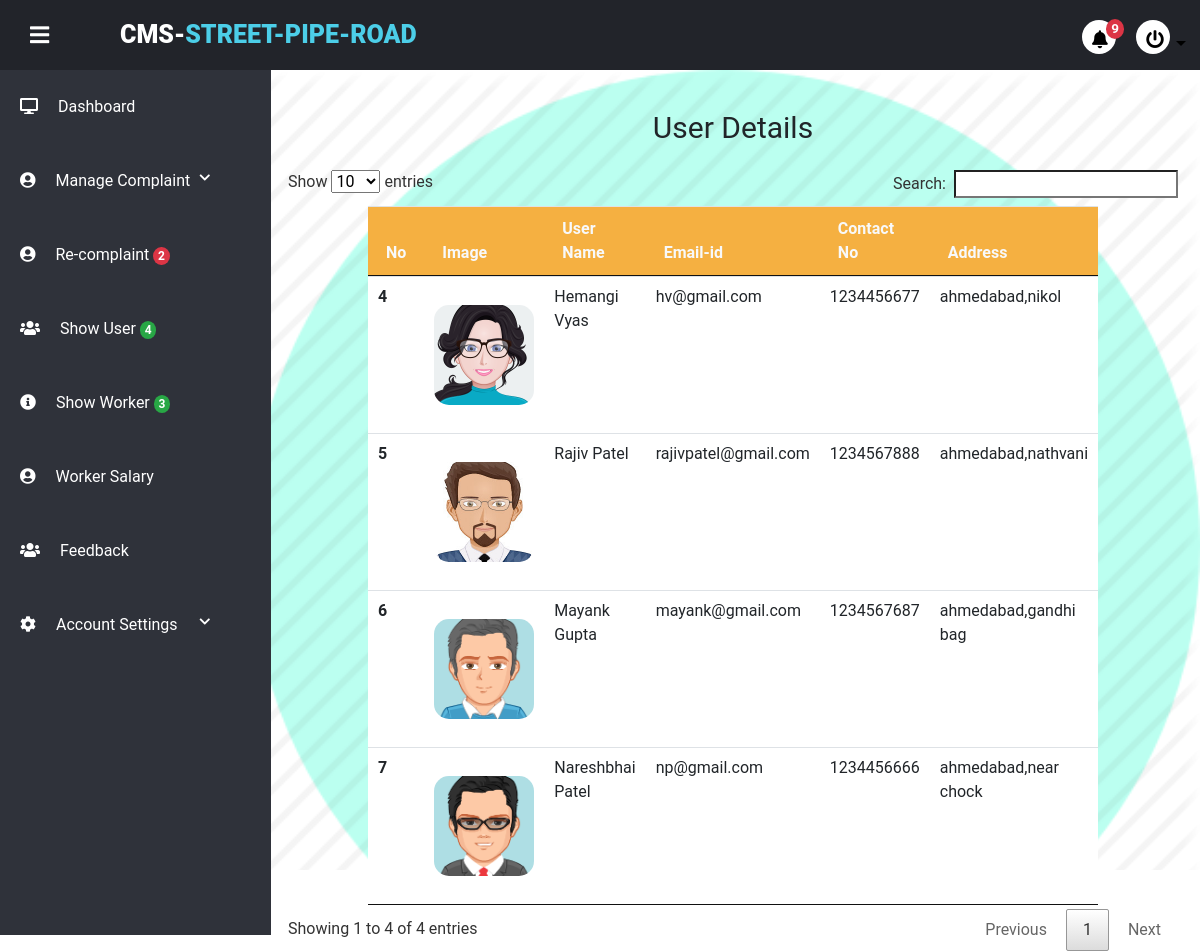
The page /project/admin/manageuser.php on the database its author committed.
### tables this page shows
CREATE TABLE `usertb` (
  `user_id` int(11) NOT NULL,
  `user_name` varchar(20) NOT NULL,
  `last_name` varchar(20) NOT NULL,
  `user_email` varchar(100) NOT NULL,
  `user_role` varchar(100) NOT NULL,
  `user_image` varchar(255) NOT NULL,
  `user_city` varchar(100) NOT NULL,
  `pwd` varchar(255) NOT NULL,
  `security_que` varchar(100) NOT NULL,
  `sequrity_ans` varchar(100) NOT NULL,
  `contact` varchar(100) NOT NULL,
  `user_area` varchar(50) NOT NULL,
  `user_pincode` varchar(12) NOT NULL,
  `account_time` timestamp NOT NULL DEFAULT current_timestamp()
);

### project/admin/manageuser.php (the view, shortened to what this page needs)
<!DOCTYPE html>
<html lang="en" dir="ltr">
<?php  include("partial/_dbconnect.php");
include("partial/link.php");?>
<body>
    <div class="wrapper">
        <?php include("partial/header.php");?>
        <div class="main-container">
            <div class="notprocess">
                <div class="container mt-3 mx-2 mb-3">
                <center style="font-size:30px;margin:20px;font-wieght:900;">User Details</center>
                    <table class="table table-hover mx-auto" style="width: 80%;" id="myTable">
                        <thead class="text-light ">
                            <tr>
                                <th scope="col ">No</th>
                                <th scope="col ">Image</th>
                                <th scope="col ">User Name</th>
                                <th scope="col ">Email-id</th>
                                <th scope="col ">Contact No</th>
                                <th scope="col ">Address</th>
                            </tr>
                        </thead>
                        <tbody>
                        <?php
                            $sql="SELECT * FROM `usertb` WHERE `user_role`='user'";
                            $result=mysqli_query($conn,$sql);
                            while($row = mysqli_fetch_assoc($result))
                            {
                                $user_id=$row["user_id"];
                                $user_name=$row["user_name"];
                                $last_name=$row["last_name"];
                                $user_email=$row["user_email"];
                                $user_image=$row["user_image"];
                                $user_city=$row["user_city"];
                                $user_area=$row["user_area"];
                                $user_contact=$row["contact"];
                            echo '<tr>
                                <th scope="row ">'.$user_id.'</th>
                                <td> <img src="../../USER_WORK/'.$user_image.'" alt="" height="100px" width="100px" style="
                                border-radius:15px;
                                margin:20px 0px;
                                ">
                                </td>
                                <td>'.ucfirst($user_name).' '.ucfirst($last_name).'</td>
                                <td>'.$user_email.'</td>
                                <td>'.$user_contact.'</td>
                                <td>'.$user_city.','.$user_area.'</td>';
                                echo '</tr>';
                            }
                            ?>
                        </tbody>
                    </table>
                </div>
            </div>
        </div>
</body>
</html>

### project/admin/partial/link.php (shortened to what this page needs)
<head>
   <link rel="stylesheet" href="css/style.css">
   <link rel="stylesheet" href="css/bootstrap.min.css">
   <link rel="stylesheet" href="https://cdnjs.cloudflare.com/ajax/libs/font-awesome/5.12.0-2/css/all.min.css">
   <link rel="stylesheet" href="css/datatables.min.css">
</head>

### project/admin/partial/header.php (shortened to what this page needs)
<?php session_start();
include('_dbconnect.php');
?>
<div class="header">
    <div class="header-menu">
        <div class="title">
        CMS-<span>Street-Pipe-Road</span></div>
        <div class="sidebar-btn">
            <i class="fas fa-bars"></i>
        </div>
        <ul>
            <li>
                <div class="dropdown">
                    <a class="btn dropdown-toggle" type="button" id="dropdownMenu2" data-toggle="dropdown"
                        aria-haspopup="true" aria-expanded="false">
                        <?php
                            $nsql="SELECT * FROM `notify` WHERE (`sender_user_role`='user' OR `sender_user_role`='worker') AND status=0";
                            $nresult=mysqli_query($conn, $nsql);
                            $ncount= mysqli_num_rows($nresult);
                           ?>
                        <i class="fas fa-bell" style="position: relative; top: -5px; left: -3px;"></i><span
                            class="badge badge-danger"
                            style="border-radius: 50%; top:-18px; left:-5px"><?php echo $ncount; ?></span>
                    </a>
                </div>
            </li>
            <li>
                <div class="dropdown">
                    <a class="btn dropdown-toggle" type="button" id="dropdownMenu2" data-toggle="dropdown"
                        aria-haspopup="true" aria-expanded="false">
                        <i class="fas fa-power-off" style="position: relative; top: -5px; left: -3px;"></i>
                    </a>
                </div>
            </li>
        </ul>
    </div>
</div>
<div class="sidebar">
    <div class="sidebar-menu">
        <li class="item">
            <a href="index.php" class="menu-btn" active>
                <i class="fas fa-desktop"></i><span>Dashboard</span>
            </a>
        </li>
        <li class="item" id="profile">
            <a href="#profile" class="menu-btn">
                <i class="fas fa-user-circle"></i><span>Manage Complaint <i
                        class="fas fa-chevron-down drop-down"></i></span>
            </a>
        </li>
        <li class="item">
            <a href="recomplaint.php" class="menu-btn">
            <i class="fas fa-user-circle"></i><span>Re-complaint</span>
            <?php
                            $nsql="SELECT * FROM `recomplaint_tb`";
                            $nresult=mysqli_query($conn, $nsql);
                            $ncount= mysqli_num_rows($nresult);
                ?>
                        <span class="badge badge-danger"
                            style="border-radius: 50%; top:-18px; left:-5px"><?php echo $ncount; ?></span></span>
            </a>
        </li>
        <li class="item">
        <a href="manageuser.php" class="menu-btn">
                <i class="fas fa-users"></i><span>Show User </span>
        <?php
                            $nsql="SELECT * FROM `usertb`WHERE user_role='user'";
                            $nresult=mysqli_query($conn, $nsql);
                            $ncount= mysqli_num_rows($nresult);
            ?>
             <span class="badge badge-success"
                            style="border-radius: 50%; top:-18px; left:-5px"><?php echo $ncount; ?></span></span>
            </a></li>
        <li class="item">
            <a href="manageworker.php" class="menu-btn">
            <i class="fas fa-info-circle"></i><span>Show Worker </span>
                <?php
                            $nsql="SELECT * FROM `usertb`WHERE user_role='worker'";
                            $nresult=mysqli_query($conn, $nsql);
                            $ncount= mysqli_num_rows($nresult);
            ?>
             <span class="badge badge-success"
                            style="border-radius: 50%; top:-18px; left:-5px"><?php echo $ncount; ?></span></span>
            </a>
        </li>
        <li class="item">
            <a href="wsalary.php" class="menu-btn">
            <i class="fas fa-user-circle"></i><span>Worker Salary</span>
            </a>
        </li>
        <li class="item">
            <a href="shownotification.php" class="menu-btn">
                <i class="fas fa-users"></i><span>Feedback</span>
            </a>
        </li>
        <li class="item" id="settings">
            <a href="#settings" class="menu-btn">
                <i class="fas fa-cog"></i><span>Account Settings<i class="fas fa-chevron-down drop-down"></i></span>
            </a>
        </li>
    </div>
</div>

### project/admin/css/style.css (style rules this page uses)
* { margin: 0; padding: 0; list-style: none; text-decoration: none; box-sizing: border-box; transition: 0.5s; font-family: "Roboto", sans-serif; }
body { background: #fff; }
.wrapper .header { z-index: 1; background: #22242A; position: fixed; width: calc(100% - 0%); height: 70px; display: flex; top: 0; }
.wrapper .header .header-menu { width: calc(100% - 0%); height: 100%; display: flex; justify-content: space-between; align-items: center; padding: 0 20px; }
.wrapper .header .header-menu .title { color: #fff; font-size: 25px; text-transform: uppercase; font-weight: 900; padding-left: 100px; }
.wrapper .header .header-menu .title span { color: #4CCEE8; }
.wrapper .header .header-menu .sidebar-btn { color: #fff; position: absolute; margin-left: 10px; font-size: 22px; font-weight: 900; cursor: pointer; transition: 0.3s; transition-property: color; }
.wrapper .header .header-menu ul { display: flex; margin-top: 20px; }
.wrapper .header .header-menu ul li a { background: #fff; color: #000; display: block; margin: 0 10px; font-size: 18px; width: 34px; height: 34px; line-height: 35px; text-align: center; border-radius: 50%; transition: 0.3s; transition-property: background, color; }
.wrapper .sidebar { z-index: 1; background: #2F323A; position: fixed; top: 70px; width: 271px; height: calc(100% - 9%); transition: 0.3s; transition-property: width; overflow-y: auto; }
.wrapper .sidebar .sidebar-menu { overflow: hidden; }
.wrapper .sidebar .sidebar-menu .item { width: 250px; overflow: hidden; }
.wrapper .sidebar .sidebar-menu .item .menu-btn { display: block; color: #fff; position: relative; padding: 25px 20px; transition: 0.3s; transition-property: color; }
.wrapper .sidebar .sidebar-menu .item .menu-btn i { margin-right: 20px; }
.wrapper .sidebar .sidebar-menu .item .menu-btn .drop-down { float: right; font-size: 12px; margin-top: 3px; }
.wrapper .main-container { width: (100% - 250px); margin-top: 70px; margin-left: 250px; padding: 15px; background: url(image/pprocess.png)no-repeat; background-size: cover; height: 100vh; transition: 0.3s; }

### project/admin/manageuser.php (style rules this page uses)
thead { background-color: #F5B041; }

### rows shown on the page
usertb: user_id "4", user_image (picture), user_name "Hemangi", last_name "Vyas", user_email "hv@gmail.com", contact "1234456677", user_city "ahmedabad", user_area "nikol"
usertb: user_id "5", user_image (picture), user_name "Rajiv", last_name "Patel", user_email "rajivpatel@gmail.com", contact "1234567888", user_city "ahmedabad", user_area "nathvani"
usertb: user_id "6", user_image (picture), user_name "Mayank", last_name "Gupta", user_email "mayank@gmail.com", contact "1234567687", user_city "ahmedabad", user_area "gandhi bag"
usertb: user_id "7", user_image (picture), user_name "Nareshbhai", last_name "Patel", user_email "np@gmail.com", contact "1234456666", user_city "ahmedabad", user_area "near chock"

### other values the page prints
$ncount "9"
$ncount "2"
$ncount "4"
$ncount "3"
